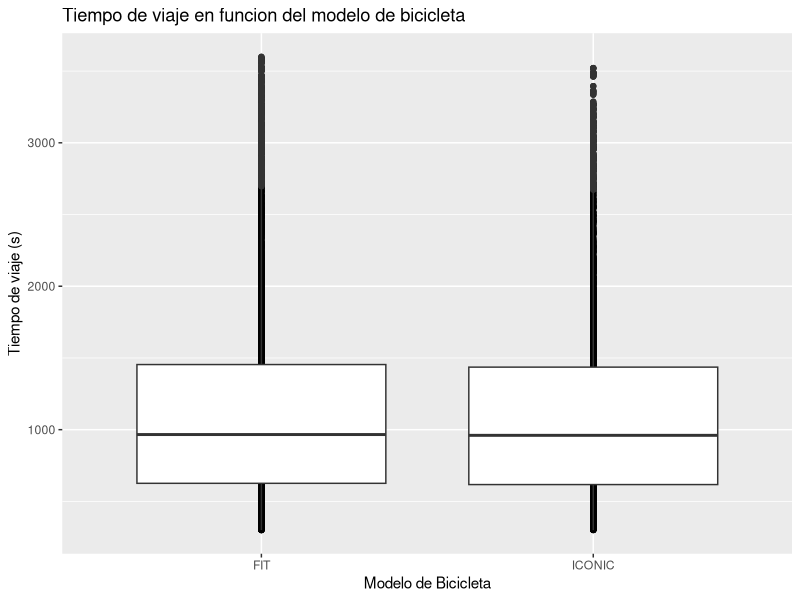
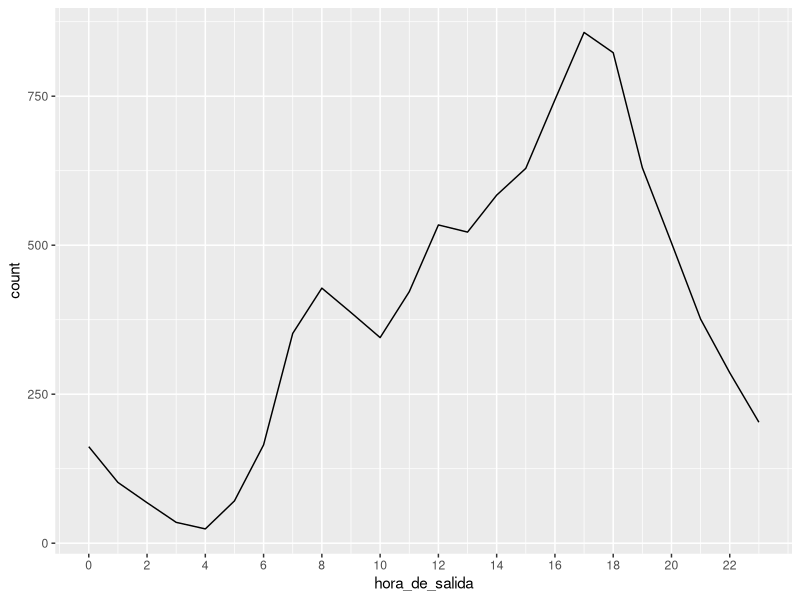
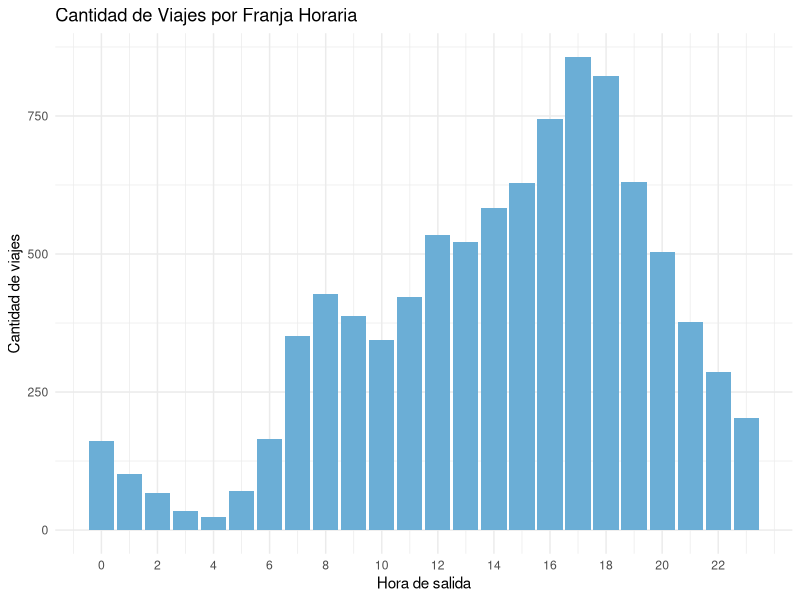
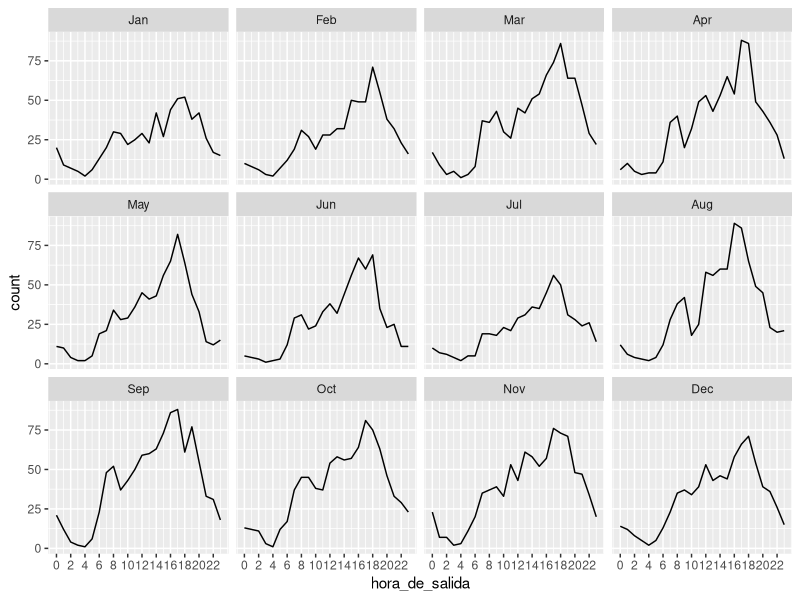

R code for these plots, in order: (Note: this script raises an error after producing the figures.)
require(tidyverse)

df_clima = read_csv('Data/Clima_limpio.csv')
View(df_clima)

df_bici = read_csv("Data/Bicis_limpio.csv")
View(df_bici)

#Hay relacion entre la duracion del viaje y el modelo de la bici?

ggplot(data= df_bici,mapping= aes(x=modelo_bicicleta,y=duracion_recorrido))+
  geom_point()+
  geom_boxplot()+
  labs(title= "Tiempo de viaje en funcion del modelo de bicicleta",x="Modelo de Bicicleta",y="Tiempo de viaje (s)")

#por los graficos no se ve una diferencia
#veamos los datos resumen

df_bici %>%
  group_by(modelo_bicicleta) %>%
  summarise(
    promedio_duracion=mean(duracion_recorrido),
    mediana_duracion=median(duracion_recorrido),
    desvioS_duracion=sd(duracion_recorrido)
  )

#vemos que no hay una diferencia significativa entre los modelos de bicicleta.


#A que hora se realizan mas viajes?

df_bici %>%
  mutate(hora_de_salida=lubridate::hour(fecha_origen_recorrido)) %>%
  ggplot(mapping = aes(x=hora_de_salida))+
  geom_line(stat="count")+
  scale_x_continuous(breaks = seq(0,23,by=2))

df_bici %>%
  mutate(hora_de_salida=lubridate::hour(fecha_origen_recorrido)) %>%
  ggplot(mapping = aes(x=hora_de_salida))+
  geom_bar(stat="count",fill = "#6baed6")+
  scale_x_continuous(breaks = seq(0,23,by=2))+
  theme_minimal()+
  labs(x = "Hora de salida", y = "Cantidad de viajes", 
       title = "Cantidad de Viajes por Franja Horaria")
#y mes a mes:

df_bici %>%
  mutate(hora_de_salida=lubridate::hour(fecha_origen_recorrido)) %>%
  ggplot(mapping = aes(x=hora_de_salida))+
  geom_line(stat="count")+
  scale_x_continuous(breaks = seq(0,23,by=2))+
  facet_wrap(vars(lubridate::month(fecha_origen_recorrido,label=TRUE)))


#por dia de la semana:

df_bici %>%
  mutate(hora_de_salida=lubridate::hour(fecha_origen_recorrido)) %>%
  ggplot(mapping = aes(x=hora_de_salida))+
  geom_line(stat="count")+
  scale_x_continuous(breaks = seq(0,23,by=2))+
  facet_wrap(vars(weekdays(fecha_origen_recorrido)),levels = as.factor(c("lunes","martes","miércoles","jueves","viernes","sabado","domingo")))

####Analisis clima

ggplot(df_clima,mapping = aes(x=fecha))+
  geom_line(mapping=aes(y=temp_prom),alpha=0.3)+
  geom_smooth(mapping=aes(y=temp_prom),color="grey2",se=F)+
  geom_smooth(mapping= aes(y=temp_min),se=F)+
  geom_smooth(mapping = aes(y=temp_max),color="red2",se=F)+
  scale_x_date(date_labels = "%b",date_breaks = "month")+
  labs(y="Temperatura (ºC)",x="Fecha",title="Temperatura a lo largo del año")+
  annotate("text",label="T Max",x=as.Date("2022-02-15"),y=28.5,color="red2",angle="-45")+
  annotate("text",label="T Min",x=as.Date("2022-02-01"),y=21.5,color="blue",angle="-45")+
  annotate("text",label="T Prom",x=as.Date("2022-02-10"),y=25,color="grey2",angle="-45")


#cantidad de viajes en función de la temperatura

#primero combino ambos datasets según la fecha y selecciono las columnas de temperatura y
#redondeo los decimales.

df_join <- df_bici %>%
  inner_join(df_clima,by="fecha") %>%
  select(temp_prom,temp_max,temp_min) %>%
  mutate(temp_prom= round(temp_prom),
         temp_max=round(temp_max),
         temp_min=round(temp_min))

#ahora grafico la cantidad de viajes según temperatura promedio, máxima, y mínima

ggplot(df_join,mapping=aes(x=temp_prom))+
  geom_histogram(mapping=aes(x=temp_prom),stat = "count",binwidth = 5,color="black",fill="aquamarine")+
  labs(title = "Viajes segun temperatura promedio",x="Temperatura (°C)",y="Cantidad de viajes")

ggplot(df_join,mapping=aes(x=temp_max))+
  geom_histogram(bins=5,stat = "count",color="black",fill="brown1")+
  labs(title = "Viajes segun temperatura máxima",x="Temperatura (°C)",y="Cantidad de viajes")

ggplot(df_join,mapping=aes(x=temp_min))+
  geom_histogram(stat = "count",fill="turquoise",color="black")+
  labs(title = "Viajes segun temperatura mínima",x="Temperatura (°C)",y="Cantidad de viajes")

ggplot(df_join)+
  geom_boxplot(mapping=aes(y=temp_prom,x="temperatura promedio"),fill="aquamarine")+
  geom_boxplot(mapping=aes(y=temp_max,x="temperatura maxima"),fill="brown1")+
  geom_boxplot(mapping=aes(y=temp_min,x="temperatura minima"),fill="turquoise")
  
